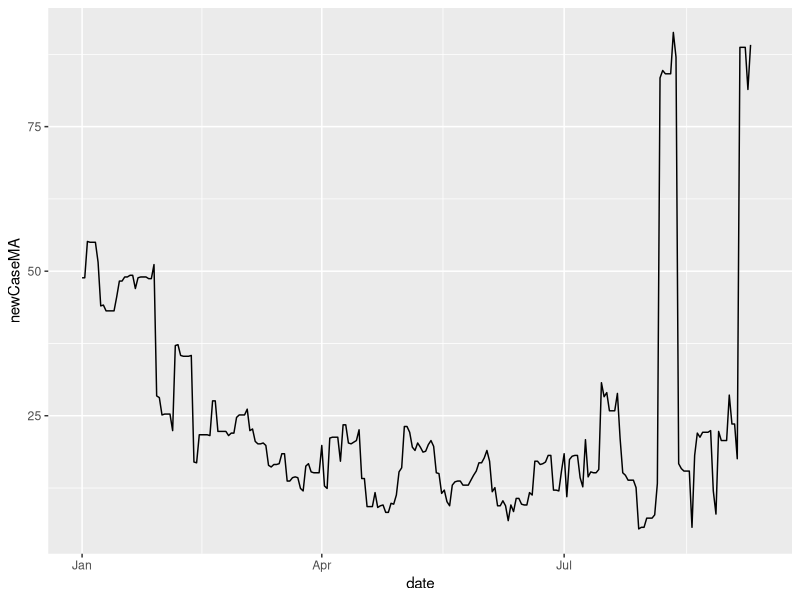

Recreate this plot in R.
library(tidyverse)
library(rio)
library(readxl)

data <- read_csv("owid-monkeypox-data.csv") |> filter(date >= "2023-01-01") |> 
  mutate(newCaseMA = round(zoo::rollmean(new_cases, k = 7, fill = NA), 2))

data_asean <- data |> 
  filter(location %in% c("Malaysia", "Philippines", "Singapore", "Thailand", "Vietnam"))

ggplot(data |> filter(location == "World"), aes(x = date, y = newCaseMA)) + geom_line()

